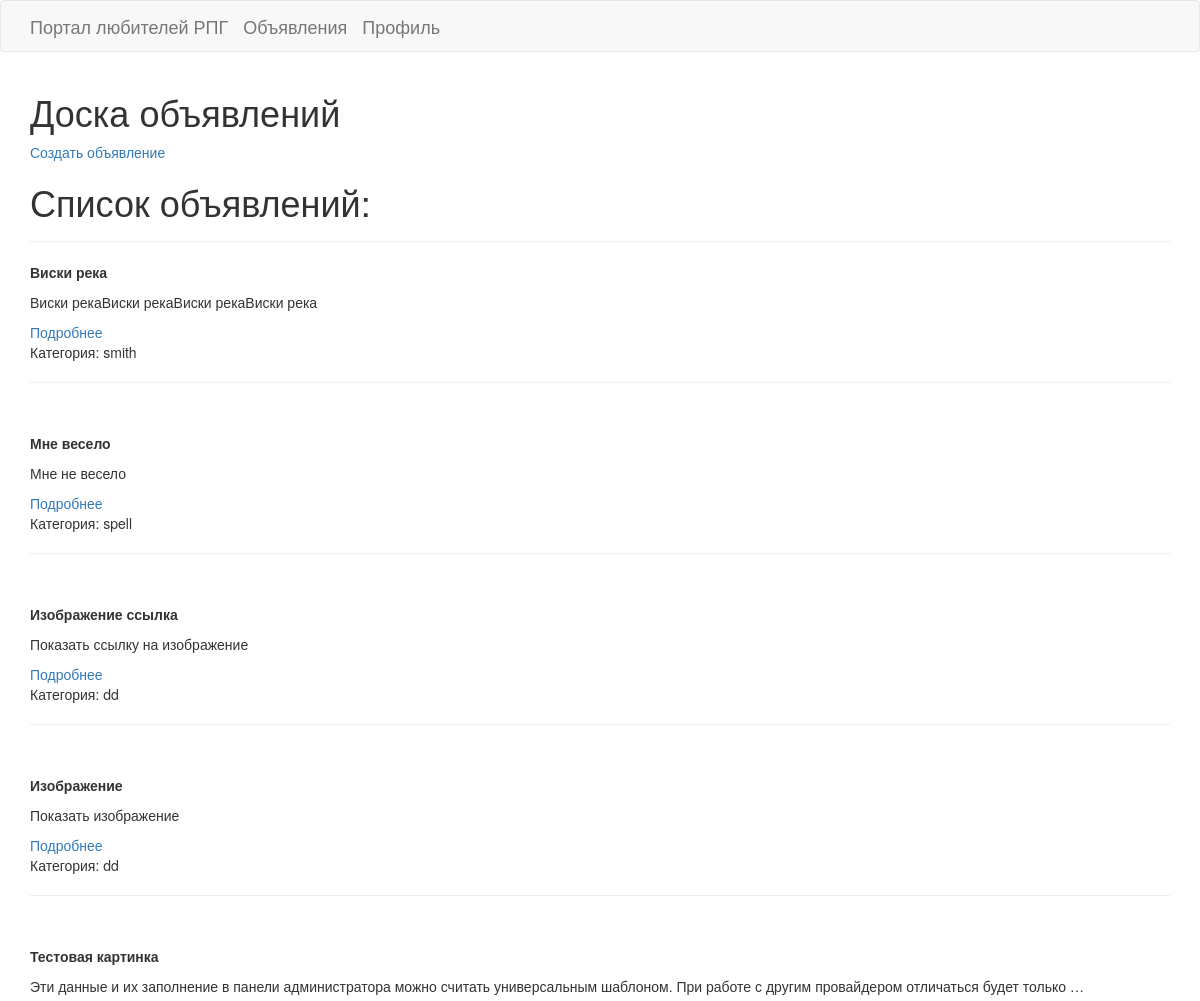
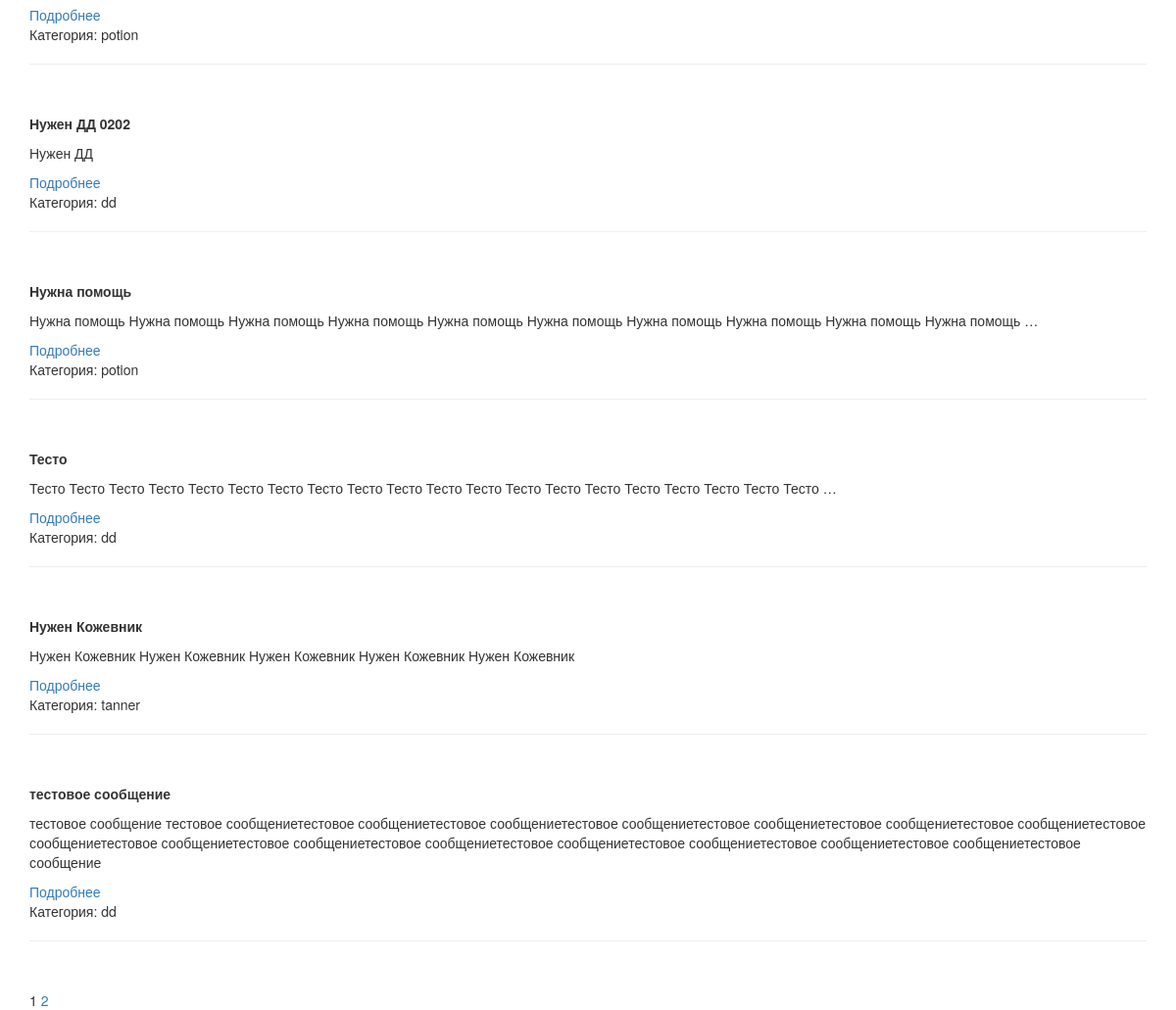
Screenshot of /articles/ (signed in) with the database file from the repository (2 pictures, top to bottom).
### portalapp/models.py (models this page shows, shortened)
class Article(models.Model):
    TYPE = (
        ('tank', 'Танки'),
        ('heal', 'Хилы'),
        ('dd', 'ДД'),
        ('merchant', 'Торговцы'),
        ('gm', 'Гилдмастеры'),
        ('quest', 'Квестгиверы'),
        ('smith', 'Кузнецы'),
        ('tanner', 'Кожевники'),
        ('potion', 'Зельевары'),
        ('spell', 'Мастера заклинаний'),
    )
    author = models.ForeignKey(User, on_delete=models.CASCADE)
    title = models.CharField(max_length=64)
    text = models.TextField()
    category = models.CharField(max_length=8, choices=TYPE, default='dd')
    upload = RichTextUploadingField(blank=True, null=True)

### portalapp/views.py (the view)
# urls.py: path('', ArticleList.as_view(), name='article_list'),
class ArticleList(LoginRequiredMixin, ListView):
    model = Article
    template_name = 'articles.html'
    context_object_name = 'articles'
    paginate_by = 10
    ordering = ['-id']

### templates/articles.html (shortened to what this page needs)
{% extends 'flatpages/default.html' %}
{% block content %}
<body>
      <h1>Доска объявлений</h1>
      <a class="nav-link" href="/articles/create/">Создать объявление</a>
      <h1>Список объявлений:</h1>
 <hr>
    {% if articles %}
           {% for article in articles %}
           <tr>
               <div>
                    <p><strong>{{ article.title }}</strong></p>
               </div>
               <div>
                   <p>{{ article.text|truncatewords:20 }}</p>
               </div>
               <a href="{% url 'article_detail' article.id %}">Подробнее</a>
               <div>
                    <p>Категория: {{ article.category }}&nbsp;</p>
                    <hr />
                    <p>&nbsp;</p>
               </div>
           </tr>
           {% endfor %}
    {% else %}
       <h2>There are no articles!</h2>
    {% endif %}
   {{ page_obj.number }}
   {% if page_obj.has_next %}
       <a href="?page={{ page_obj.next_page_number }}">{{ page_obj.next_page_number }}</a>
    {% endif %}
</body>
{% endblock content %}

### templates/flatpages/default.html (shortened to what this page needs)
<!DOCTYPE html>
<html lang="en">
<head>
  <link rel="stylesheet" href="https://maxcdn.bootstrapcdn.com/bootstrap/3.3.7/css/bootstrap.min.css">
</head>
<body>
  <nav class="navbar navbar-default">
    <div class="container">
      <div class="navbar-header">
        <a class="navbar-brand" href="/pages/about/">Портал любителей РПГ</a>
      </div>
      <div class="navbar-header">
        <a class="navbar-brand" href="/articles/">Объявления</a>
      </div>
      <div class="navbar-header">
        <a class="navbar-brand" href="/">Профиль</a>
      </div>
    </div>
  </nav>
  <div class="container">
    {% block content %}{% endblock content %}
  </div>
</body>
</html>

### rows the page displays
Article: title "Виски река", text "Виски рекаВиски рекаВиски рекаВиски река", category "smith"
Article: title "Мне весело", text "Мне не весело", category "spell"
Article: title "Изображение ссылка", text "Показать ссылку на изображение", category "dd"
Article: title "Изображение", text "Показать изображение", category "dd"
Article: title "Тестовая картинка", text "Эти данные и их заполнение в панели администратора можно считать универсальным шаблоном. При работе с другим провайдером отличаться будет только …", category "potion"
Article: title "Нужен ДД 0202", text "Нужен ДД", category "dd"
Article: title "Нужна помощь", text "Нужна помощь Нужна помощь Нужна помощь Нужна помощь Нужна помощь Нужна помощь Нужна помощь Нужна помощь Нужна помощь Нужна помощь …", category "potion"
Article: title "Тесто", text "Тесто Тесто Тесто Тесто Тесто Тесто Тесто Тесто Тесто Тесто Тесто Тесто Тесто Тесто Тесто Тесто Тесто Тесто Тесто Тесто …", category "dd"
Article: title "Нужен Кожевник", text "Нужен Кожевник Нужен Кожевник Нужен Кожевник Нужен Кожевник Нужен Кожевник", category "tanner"
Article: title "тестовое сообщение", text "тестовое сообщение тестовое сообщениетестовое сообщениетестовое сообщениетестовое сообщениетестовое сообщениетестовое сообщениетестовое сообщениетестовое сообщениетестовое сообщениетестовое сообщениетестовое сообщениетестовое сообщениетестовое сообщениетестовое сообщениетестовое сообщениетестовое сообщение", category "dd"

### other values shown
{{ page_obj.number }} "1"
{{ page_obj.next_page_number }} "2"
